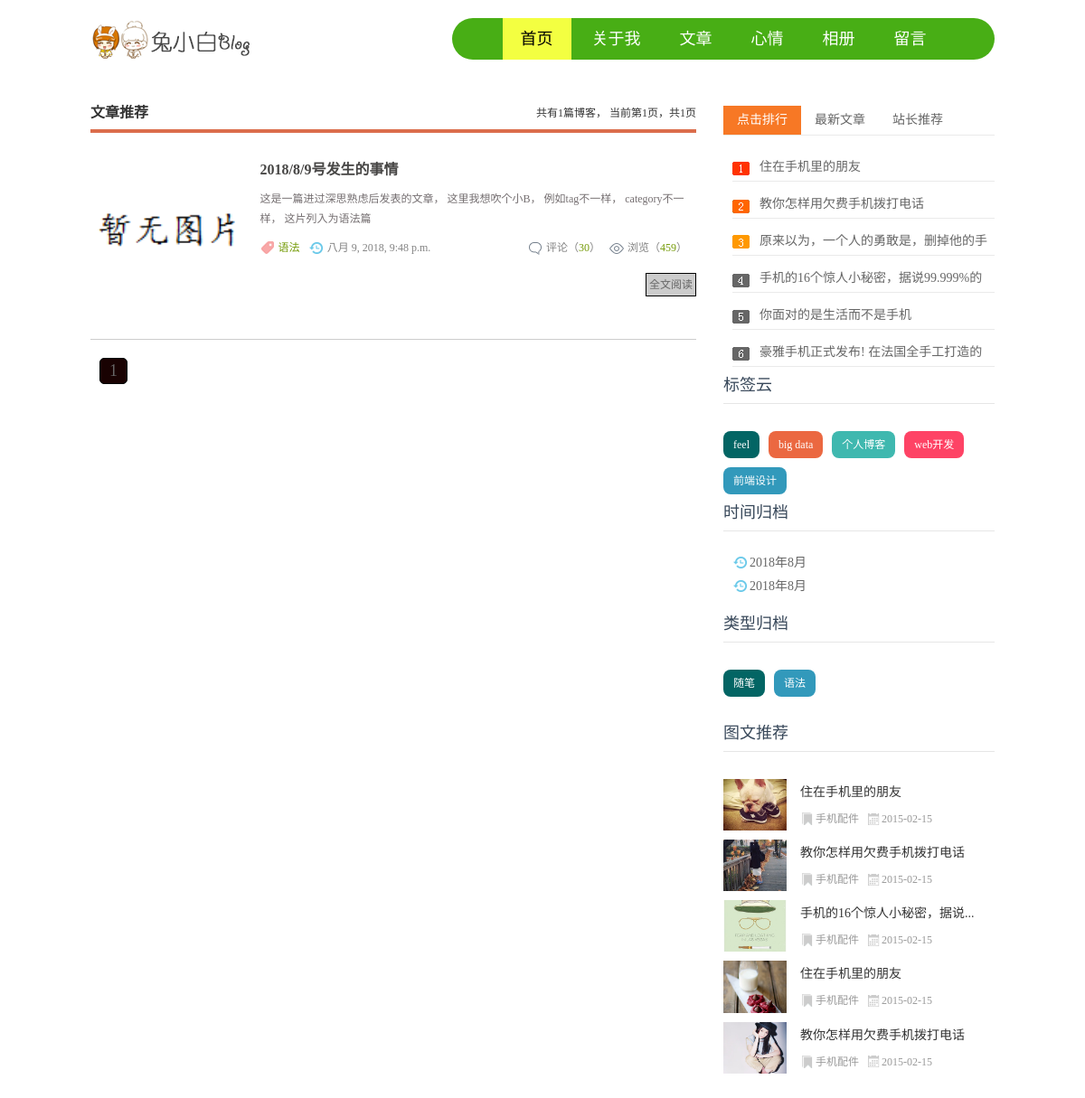
Page /category/2 on the committed database.
### blog/models.py (models this page shows, shortened)
class Blog(models.Model):
	STATUS_CHOICES = (
		('draft', 'Draft'), ('published', 'Published'),)
	title = models.CharField(max_length=30)
	content = models.TextField()
	category = models.ForeignKey(Category, on_delete=models.DO_NOTHING)
	tag = models.ManyToManyField(Tag)
	author = models.ForeignKey(User, on_delete=models.DO_NOTHING)
	thumbnail = models.ImageField(upload_to='blog/%Y/%m/%d', blank=True)
	created = models.DateTimeField(auto_now_add=True)
	update = models.DateTimeField(auto_now=True)
	status = models.CharField(max_length=10, choices=STATUS_CHOICES, default='draft')
	publish = models.DateTimeField(default=timezone.now)
	objects = models.Manager()
	published = PublishedManager()
	class Meta:
		ordering = ['-created']

class Category(models.Model):
	name = models.CharField(max_length=10)
	def __str__(self):
		return self.name

class Tag(models.Model):
	name = models.CharField(max_length=10)

### blog/views.py (the view)
# urls.py: path('category/<int:category_pk>', blogs_with_category, name='blogs_with_category'),
def blogs_with_category(req, category_pk):
	category = get_object_or_404(Category, id=category_pk)
	blog_list = Blog.published.filter(category=category)
	context = get_paginator_data(req, blog_list)
	context['blog_list'] = context['lists']
	context['page_of_blogs'] = context['page_list']
	return render(req, 'blog/post_list.html', context)

### blog/models.py (called while the page is built)
	def get_queryset(self):
		return super(PublishedManager, self).get_queryset().filter(status='published')

### blog/templatetags/blog_tags.py (called while the page is built)
@register.simple_tag
def get_recent_blogs(num=6):
	return Blog.published.all()[:num]

@register.simple_tag
def get_all_tags():
	return Tag.objects.all()

@register.simple_tag
def get_all_categories():
	return Category.objects.all()

@register.simple_tag
def get_blogs_with_date():
	return Blog.published.dates('publish', 'month', order='DESC')

### blog/templates/blog/post_list.html (shortened to what this page needs)
{% extends 'base.html' %}
{% load staticfiles %}
{% load blog_tags %}
{% block content %}
    <div class="l_box f_l">
	    <div class="topnews">
		    <div class="begin"><span>
                    共有{{ page_of_blogs.paginator.count }}篇博客，
			        当前第{{ page_of_blogs.number }}页，共{{ page_of_blogs.paginator.num_pages }}页
                </span>
                <b>文章</b>推荐
            </div>
		   {% for blog in blog_list %}
				<div class="blogs">
					             <figure><img src="{% if blog.thumbnail %}
					                                    {{ blog.thumbnail.url }}
														{% else %}
														{% static 'blog/images/no_image.png' %}">
					                                    {% endif %}</figure>
					            <ul>
					                <h3><a href="{% url 'blog_detail' blog.pk %}">{{ blog.title }}</a></h3>
					                <p> {{ blog.content|safe|striptags|truncatechars:120 }}</p>
					                <p class="author">
						                <span class="lm f_l">
						                  <a href="{% url 'blogs_with_categories' blog.pk %}">{{ blog.category }}</a></span>
						                <span class="dtime f_l">{{ blog.publish }}</span>
						                <span class="viewnum f_r">浏览（<a href="/">459</a>）</span>
						                <span class="pingl f_r">评论（<a href="/">30</a>）</span>
					                </p>
						            <p class="read">
							            <span>  <a href="{% url 'blog_detail' blog.pk %}">全文阅读</a> </span>
						            </p>
				                 </ul>
						    </div>
		    {% empty %}
	                <span> 暂无文章，有事联系版主 </span>
		    {% endfor %}
        </div>
        <div class="paginator">
          <ul class="pagination">
	          {% for page_num in page_range %}
	            {% if page_num == page_of_blogs.number %}
	                <a><li class='active'> {{ page_num }}</li></a>
                {% else %}
	                {% if page_num == '...' %}
		                <li> {{ page_num }}</li>
	                {% else %}
	                    <a href="?page={{ page_num }}"> <li>{{ page_num }}</li> </a>
	                {% endif %}
	            {% endif %}
	          {% endfor %}
          </ul>
        </div>
      </div>
{% endblock %}

### blog/templates/base.html (shortened to what this page needs)
<!doctype html>
{% load staticfiles %}
{% load blog_tags %}
<html>
<head>
  <link href="{% static 'blog/css/base.css' %}" rel="stylesheet" />
  <link href="{% static 'blog/css/index.css' %}" rel='stylesheet' />
</head>
<body>
	<header>
    	<div class="logo f_l"> <a href="/"><img src="{% static 'blog/images/logo.png' %}"></a> </div>
        	<nav id="topnav" class="f_r">
            <ul>
                <a href="{% url 'index' %}" id='topnav_current'>首页</a>
                <a href="{% url 'index' %}" target="">关于我</a>
                <a href="{% url 'index' %}" target="">文章</a>
                <a href="{% url 'index' %}" target="">心情</a>
                <a href="{% url 'index' %}" target="">相册</a>
                <a href="{% url 'index' %}" target="">留言</a>
            </ul>
  		</nav>
    </header>
    <article>
     {% block content %}
      {% endblock %}
      <div class="r_box f_r">
        <div class="moreSelect" id="lp_right_select">
          <div class="ms-top">
            <ul class="hd" id="tab">
              <li class="cur"><a href="/">点击排行</a></li>
              <li><a href="/">最新文章</a></li>
              <li><a href="/">站长推荐</a></li>
            </ul>
          </div>
          <div class="ms-main" id="ms-main">
            <div style="display: block;" class="bd bd-news" >
              <ul>
                <li><a href="/" target="_blank">住在手机里的朋友</a></li>
                <li><a href="/" target="_blank">教你怎样用欠费手机拨打电话</a></li>
                <li><a href="/" target="_blank">原来以为，一个人的勇敢是，删掉他的手机号码...</a></li>
                <li><a href="/" target="_blank">手机的16个惊人小秘密，据说99.999%的人都不知</a></li>
                <li><a href="/" target="_blank">你面对的是生活而不是手机</a></li>
                <li><a href="/" target="_blank">豪雅手机正式发布! 在法国全手工打造的奢侈品</a></li>
              </ul>
            </div>
	            {% get_recent_blogs as recent_blogs %}
          </div>
          <div class="cloud">
            <h3>标签云</h3>
	          {% get_all_tags as all_tags %}
            <ul>
	            {% for tag in all_tags %}
	                <li><a href="/">{{ tag.name }}</a></li>
	            {% empty %}
	                暂无标签
	            {% endfor %}
              <li><a href="/">个人博客</a></li>
              <li><a href="/">web开发</a></li>
              <li><a href="/">前端设计</a></li>
            </ul>
          </div>
	        <div class="date">
		        <h3>时间归档</h3>
		        {% get_blogs_with_date as blogs_with_date %}
		        <ul>
			        {% for blog in blogs_with_date %}
			            <li>
				            <span class="date-logo"><a href="{% url 'blogs_with_date' blog.year blog.month %}">{{ blog.year }}年{{ blog.month }}月</a></span>
			            </li>
			            <li>
				            <span class="date-logo"><a href="#">{{ blog.year }}年{{ blog.month }}月</a></span>
			            </li>
			        {% empty %}
			            暂无相关内容
			        {% endfor %}
		        </ul>
	        </div>
	        <div class="category">
		        <h3>类型归档</h3>
		        {% get_all_categories as all_categories %}
		        <ul>
			        {% for category in all_categories %}
			            <li>
				            <a href="{% url 'blogs_with_category' category.pk %}"> {{ category.name }}</a></li>
			        {% empty %}
			            暂无分类
			        {% endfor %}
		        </ul>
	        </div>
          <div class="tuwen">
            <h3>图文推荐</h3>
            <ul>
              <li><a href="/"><img src="images/01.jpg"><b>住在手机里的朋友</b></a>
                <p><span class="tulanmu"><a href="/">手机配件</a></span><span class="tutime">2015-02-15</span></p>
              </li>
              <li><a href="/"><img src="images/02.jpg"><b>教你怎样用欠费手机拨打电话</b></a>
                <p><span class="tulanmu"><a href="/">手机配件</a></span><span class="tutime">2015-02-15</span></p>
              </li>
              <li><a href="/" title="手机的16个惊人小秘密，据说99.999%的人都不知"><img src="images/03.jpg"><b>手机的16个惊人小秘密，据说...</b></a>
                <p><span class="tulanmu"><a href="/">手机配件</a></span><span class="tutime">2015-02-15</span></p>
              </li>
              <li><a href="/"><img src="images/06.jpg"><b>住在手机里的朋友</b></a>
                <p><span class="tulanmu"><a href="/">手机配件</a></span><span class="tutime">2015-02-15</span></p>
              </li>
              <li><a href="/"><img src="images/04.jpg"><b>教你怎样用欠费手机拨打电话</b></a>
                <p><span class="tulanmu"><a href="/">手机配件</a></span><span class="tutime">2015-02-15</span></p>
              </li>
            </ul>
          </div>
        </div>
      </div>
    </article>
</body>
</html>

### blog/static/blog/css/base.css (style rules this page uses)
* { margin:0; padding:0; }
body { font: 12px/1.5 'Microsoft Yahei', 'Simsun'; color: #666666; background: #fff; }
img { border: 0; display: block; }
ul { list-style: none; }
h1, h2, h3, h4, h5, h6 { font-size: 100%; font-weight: normal; }
a { outline: none; }
a:link, a:visited { text-decoration: none; color: #666; }
.f_l { float: left; }
.f_r { float: right; }
.l_box { width: 670px; }
.r_box { width: 300px; }
header { width: 1000px; margin: 20px auto; overflow: hidden; clear: both; }
#topnav { width: 60%; background: #48AE15; height: 46px; line-height: 46px; text-align: center; border-radius: 46px; }
#topnav a { display: inline-block; font-size: 18px; font-family: "Microsoft Yahei", Arial, Helvetica, sans-serif; padding: 0 20px; color: #fff; }
a#topnav_current { background: #F3FF41; color: #000; }
article { width: 1000px; margin: 20px auto; }
.moreSelect { width: 100%; margin: 30px 0 20px 0; overflow: hidden; }
.ms-top { height: 32px; border-bottom: solid 1px #EAEAEA; font-size: 14px; }
#tab li a { float: left; height: 32px; cursor: pointer; line-height: 32px; list-style-type: none; padding: 0 15px; }
#tab li.cur a { color: #fff; background: #f77825; }
.bd { display: none; }
.bd-news ul { padding: 10px 0 0 10px; background: url(../images/ph2.png) no-repeat 10px 29px; }
.bd-news ul li { border-bottom: solid 1px #EAEAEA; line-height: 30px; height: 30px; overflow: hidden; font-size: 14px; padding: 10px 0 0 30px; }
.bd-news ul li a { display: block; }
.cloud { width: 100%; clear: both; overflow: hidden; }
.cloud h3 { line-height: 40px; color: #38485A; font-size: 18px; border-bottom: 1px solid #E6E6E6; height: 40px; }
.cloud ul { margin: 20px 0; }
.cloud ul li { line-height: 24px; height: 24px; display: block; background: #999; float: left; padding: 3px 11px; margin: 10px 10px 0 0; border-radius: 8px; -moz-transition: all 0.5s; -webkit-transition: all 0.5s; -o-transition: all 0.5s; transition: all 0.5s; }
.cloud ul li a { color: #FFF; }
.cloud ul li:nth-child(8n-7) { background: #8A9B0F; }
.cloud ul li:nth-child(8n-6) { background: #EB6841; }
.cloud ul li:nth-child(8n-5) { background: #3FB8AF; }
.cloud ul li:nth-child(8n-4) { background: #FE4365; }
.cloud ul li:nth-child(8n-3) { background: #FC9D9A; }
.cloud ul li:first-child { background: #036564; }
.cloud ul li:last-child { background: #3299BB; }
.date { width: 100%; clear: both; overflow: hidden; }
.date h3 { line-height: 40px; color: #38485A; font-size: 18px; border-bottom: 1px solid #E6E6E6; height: 40px; }
.date ul { margin: 20px 0; }
.date ul li { line-height: 24px; height: 10px; display: block; font-size: 14px; padding: 3px 11px; margin: 10px 10px 0 0; }
.date .date-logo { background: url(../images/newsbg02.png) no-repeat center left; padding-left: 18px; }
.category { width: 100%; clear: both; overflow: hidden; }
.category h3 { line-height: 40px; color: #38485A; font-size: 18px; border-bottom: 1px solid #E6E6E6; height: 40px; }
.category ul { margin: 20px 0; }
.category ul li { line-height: 24px; height: 24px; display: block; background: #999; float: left; padding: 3px 11px; margin: 10px 10px 0 0; border-radius: 8px; -moz-transition: all 0.5s; -webkit-transition: all 0.5s; -o-transition: all 0.5s; transition: all 0.5s; }
.category ul li a { color: #FFF; }
.category ul li:nth-child(8n-7) { background: #8A9B0F; }
.category ul li:nth-child(8n-6) { background: #EB6841; }
.category ul li:first-child { background: #036564; }
.category ul li:last-child { background: #3299BB; }

### rows in the picture
Blog: title "2018/8/9号发生的事情", content "这是一篇进过深思熟虑后发表的文章， 这里我想吹个小B， 例如tag不一样， category不一样， 这片列入为语法篇", category "语法", publish "八月 9, 2018, 9:48 p.m."
Tag: name "feel"
Tag: name "big data"
Category: name "随笔"
Category: name "语法"

### other values in the picture
{{ page_of_blogs.paginator.count }} "1"
{{ page_of_blogs.number }} "1"
{{ page_of_blogs.paginator.num_pages }} "1"
{{ page_num }} "1"
{{ blog.year }} "2018"
{{ blog.month }} "8"
